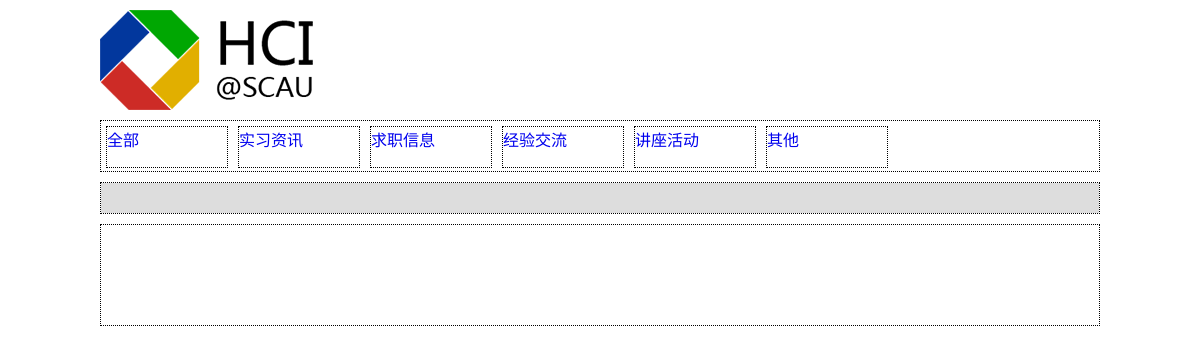
The app's page /Controller/boardCon.php?area=6&board=0, older data.
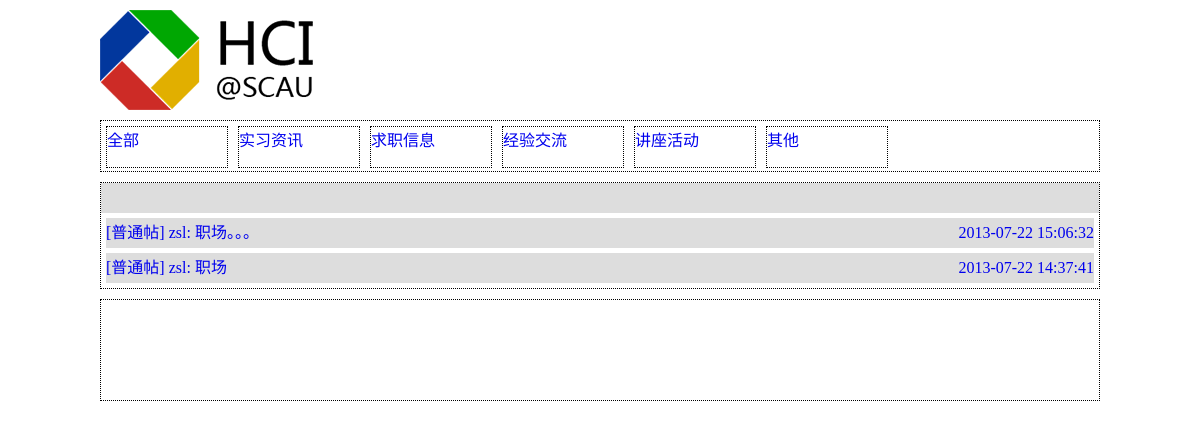
The same page, newer data.
### tables this page shows
CREATE TABLE IF NOT EXISTS `user` (
  `id` int(11) NOT NULL AUTO_INCREMENT,
  `account` varchar(20) NOT NULL,
  `score` int(10) NOT NULL,
  `level` int(3) NOT NULL,
  `authority` int(11) NOT NULL,
  `password` varchar(255) NOT NULL,
  PRIMARY KEY (`id`)
);

### Controller/boardCon.php (called while the page is built, shortened)
<?php
	include_once(ROOT . DS. "View" . DS. "boardHeader.php");
	include_once(ROOT . DS. "View" . DS . "boardView.php");
	include_once(ROOT . DS . "Controller" . DS . "postCon.php");
?>

### Controller/postCon.php (called while the page is built, shortened)
<?php
	$postUser = array();
	$postTitle = array();
	$postType = array();
	$postDate = array();
	$postId = array();
	$areaId = $_GET['area'];
	$boardId = $_GET['board'];
	if($boardId == 0) {
		$sql = "SELECT post.* FROM post,board WHERE
				post.board_id=board.id AND board.area_id='$areaId' order by id desc";
		$query = mysql_query($sql);
		while($allPost=mysql_fetch_array($query)) {
			array_push($postTitle, $allPost['title']);
			array_push($postType, $allPost['type']);
			array_push($postDate, $allPost['post_date']);
			array_push($postId, $allPost['id']);
			$temp_user = mysql_fetch_array(mysql_query("SELECT account from user WHERE id='$allPost[user_id]'"));
			array_push($postUser, $temp_user[0]);
		}
	}
	include_once(ROOT . DS . "View" . DS . "allPostView.php");
?>

### View/boardHeader.php (the view, shortened to what this page needs)
<!DOCTYPE html PUBLIC "-//W3C//DTD XHTML 1.0 Transitional//EN" "http://www.w3.org/TR/xhtml1/DTD/xhtml1-transitional.dtd">
<html xmlns="http://www.w3.org/1999/xhtml" xml:lang="en">
<head>
	<link rel="stylesheet" href="/HCI-forum/stylesheets/board.css" />
</head>
<body>
	<div id="body">
		<div id="header">
			<a href="/HCI-forum"><img src="/HCI-forum/images/logo.png" alt="logo" /></a>
		</div>

### View/allPostView.php (shortened to what this page needs)
			<ul>
<?php
	foreach ($postUser as $key => $user) {
?>
				<li>
					<a href="/HCI-forum/Controller/onePostCon.php?postId=<?php echo $postId[$key];?>" class="list-a">
					<div class="post-link">
					<span class="type">
					[<?php
					switch ($postType[$key]) {
						case '0':
							echo "普通帖";
							break;
					}?>]
					</span>
					<span calss="author">&nbsp;<?php echo $user;?>:</span>
					<span class="title"><?php echo $postTitle[$key];?></span>
					<span class="time"><?php echo $postDate[$key];?></span>
					</div>
					</a>
				</li>
<?php
	}
?>
			</ul>

Row changes from the older to the newer data that the page shows:
added user: account "zsl"
Text that changed along with them:
new list line: "[ 普通帖 ] : 职场。。。 2013-07-22 15:06:32"
new list line: "[ 普通帖 ] : 职场 2013-07-22 14:37:41"
